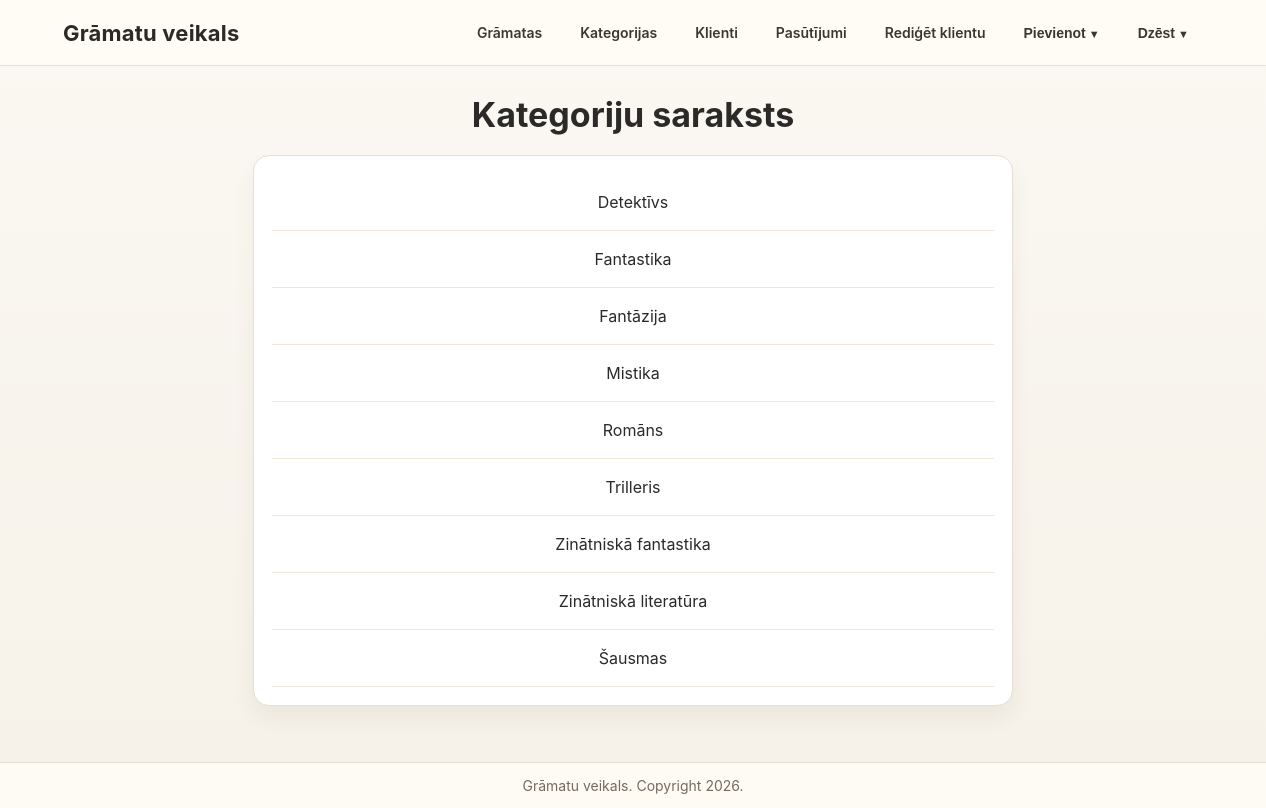
The page /kategorijas on the database its author committed.
### tables this page shows
CREATE TABLE kategorijas (
    id INTEGER PRIMARY KEY AUTOINCREMENT,
    nosaukums TEXT NOT NULL
);

### app.py (the view)
@app.route("/kategorijas")
def kategorijas():
    return render_template("kategorijas.html", kategorijas=get_kategorijas())

### app.py (called while the page is built)
def get_db_connection():
    return sqlite3.connect(DB_PATH, check_same_thread=False)

def get_kategorijas():
    conn = get_db_connection()
    cursor = conn.cursor()
    cursor.execute("SELECT id, nosaukums FROM kategorijas ORDER BY nosaukums")
    data = [{"id": row[0], "nosaukums": row[1]} for row in cursor.fetchall()]
    conn.close()
    return data

### templates/kategorijas.html (shortened to what this page needs)
<!DOCTYPE html>
<html lang="lv">
<head>
    <link rel="stylesheet" type="text/css" href="{{ url_for('static', filename='style.css') }}">
</head>
<body>
    {% include "_header.html" %}
    <main class="page-wrap">
        <div class="page-head">
            <h1>Kategoriju saraksts</h1>
        </div>
        <div class="form-card">
            <ul class="list-clean">
                {% for kategorija in kategorijas %}
                    <li><a href="/gramatas?kategorija_id={{ kategorija.id }}">{{ kategorija.nosaukums }}</a></li>
                {% endfor %}
            </ul>
        </div>
    </main>
    {% include "_footer.html" %}
</body>
</html>

### static/style.css (style rules this page uses)
:root { --bg:#f7f4ef; --bg-2:#fefcf8; --text:#2b2a28; --muted:#78716a; --line:#e8dfd3; --accent:#ad7d4f; --accent-dark:#8e6036; --white:#ffffff; }
* { box-sizing:border-box; }
body { margin:0; background:linear-gradient(180deg,#fbf8f3 0%,#f6f1e8 100%); font-family:"Inter","Segoe UI",sans-serif; color:var(--text); min-height:100vh; display:flex; flex-direction:column; }
a { text-decoration:none; color:inherit; }
.page-wrap { max-width:1180px; margin:0 auto; padding:28px 20px 36px; width:100%; flex:1; }
.page-head h1 { margin:0; font-size:34px; font-weight:700; text-align:center; }
.filters-panel, .form-card { background:var(--white); border:1px solid var(--line); border-radius:16px; padding:18px; box-shadow:0 12px 22px rgba(67,47,26,0.06); }
.form-card { width:min(760px,100%); margin-top:20px; margin-left:auto; margin-right:auto; text-align:center; }
.list-clean { list-style:none; margin:0; padding:0; }
.list-clean li { padding:12px 6px; border-bottom:1px solid #f0e7db; text-align:center; }
.list-clean li a { display:block; padding:6px 10px; border-radius:8px; }

### rows shown on the page
kategorijas: nosaukums "Detektīvs"
kategorijas: nosaukums "Fantastika"
kategorijas: nosaukums "Fantāzija"
kategorijas: nosaukums "Mistika"
kategorijas: nosaukums "Romāns"
kategorijas: nosaukums "Trilleris"
kategorijas: nosaukums "Zinātniskā fantastika"
kategorijas: nosaukums "Zinātniskā literatūra"
kategorijas: nosaukums "Šausmas"
